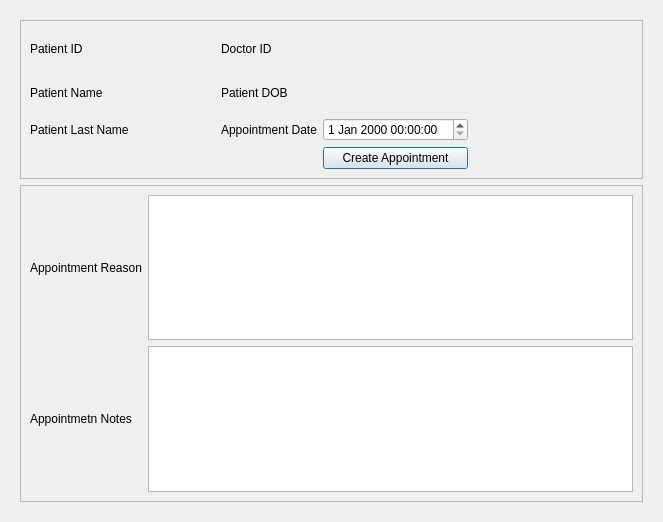
<?xml version="1.0" encoding="UTF-8"?>
<ui version="4.0">
 <class>Appointments</class>
 <widget class="QDialog" name="Appointments">
  <property name="geometry">
   <rect>
    <x>0</x>
    <y>0</y>
    <width>663</width>
    <height>522</height>
   </rect>
  </property>
  <property name="windowTitle">
   <string>DrStrange v.1.0</string>
  </property>
  <layout class="QVBoxLayout" name="verticalLayout">
   <item>
    <widget class="QWidget" name="widget" native="true">
     <layout class="QVBoxLayout" name="verticalLayout_2" stretch="2,4">
      <item>
       <widget class="QFrame" name="frame">
        <property name="frameShape">
         <enum>QFrame::StyledPanel</enum>
        </property>
        <property name="frameShadow">
         <enum>QFrame::Raised</enum>
        </property>
        <layout class="QGridLayout" name="gridLayout" columnstretch="2,2,2,2,4">
         <item row="0" column="3">
          <widget class="QLabel" name="appointmentsDoctorIDLabel">
           <property name="text">
            <string/>
           </property>
          </widget>
         </item>
         <item row="0" column="0">
          <widget class="QLabel" name="label">
           <property name="text">
            <string>Patient ID</string>
           </property>
          </widget>
         </item>
         <item row="0" column="1">
          <widget class="QLabel" name="appointmentsPatientIDLabel">
           <property name="text">
            <string/>
           </property>
          </widget>
         </item>
         <item row="2" column="0">
          <widget class="QLabel" name="label_6">
           <property name="text">
            <string>Patient Last Name</string>
           </property>
          </widget>
         </item>
         <item row="2" column="2">
          <widget class="QLabel" name="label_3">
           <property name="text">
            <string>Appointment Date</string>
           </property>
          </widget>
         </item>
         <item row="1" column="2">
          <widget class="QLabel" name="label_7">
           <property name="text">
            <string>Patient DOB</string>
           </property>
          </widget>
         </item>
         <item row="1" column="0">
          <widget class="QLabel" name="label_2">
           <property name="text">
            <string>Patient Name</string>
           </property>
          </widget>
         </item>
         <item row="2" column="1">
          <widget class="QLabel" name="appointmentsPatientLastNameLabel">
           <property name="text">
            <string/>
           </property>
          </widget>
         </item>
         <item row="1" column="1">
          <widget class="QLabel" name="appointmentsPatientNameLabel">
           <property name="text">
            <string/>
           </property>
          </widget>
         </item>
         <item row="2" column="3">
          <widget class="QDateTimeEdit" name="appointmentDateTimeEdit"/>
         </item>
         <item row="0" column="2">
          <widget class="QLabel" name="label_4">
           <property name="text">
            <string>Doctor ID</string>
           </property>
          </widget>
         </item>
         <item row="0" column="4">
          <spacer name="horizontalSpacer">
           <property name="orientation">
            <enum>Qt::Horizontal</enum>
           </property>
           <property name="sizeHint" stdset="0">
            <size>
             <width>40</width>
             <height>20</height>
            </size>
           </property>
          </spacer>
         </item>
         <item row="4" column="3">
          <widget class="QPushButton" name="createAppointmentButton">
           <property name="text">
            <string>Create Appointment</string>
           </property>
          </widget>
         </item>
         <item row="4" column="4">
          <widget class="QLabel" name="createAppointmentStatusLabel">
           <property name="text">
            <string/>
           </property>
          </widget>
         </item>
         <item row="1" column="3">
          <widget class="QLabel" name="appointmentsPatientDOB">
           <property name="text">
            <string/>
           </property>
          </widget>
         </item>
        </layout>
       </widget>
      </item>
      <item>
       <widget class="QFrame" name="frame_2">
        <property name="frameShape">
         <enum>QFrame::StyledPanel</enum>
        </property>
        <property name="frameShadow">
         <enum>QFrame::Raised</enum>
        </property>
        <layout class="QGridLayout" name="gridLayout_2">
         <item row="0" column="1">
          <widget class="QPlainTextEdit" name="appointmentReasonText"/>
         </item>
         <item row="0" column="0">
          <widget class="QLabel" name="label_5">
           <property name="text">
            <string>Appointment Reason</string>
           </property>
          </widget>
         </item>
         <item row="1" column="0">
          <widget class="QLabel" name="label_9">
           <property name="text">
            <string>Appointmetn Notes</string>
           </property>
          </widget>
         </item>
         <item row="1" column="1">
          <widget class="QTextEdit" name="appointmentNoesText"/>
         </item>
        </layout>
       </widget>
      </item>
     </layout>
    </widget>
   </item>
  </layout>
 </widget>
 <tabstops>
  <tabstop>appointmentDateTimeEdit</tabstop>
  <tabstop>appointmentReasonText</tabstop>
  <tabstop>appointmentNoesText</tabstop>
  <tabstop>createAppointmentButton</tabstop>
 </tabstops>
 <resources/>
 <connections/>
</ui>
